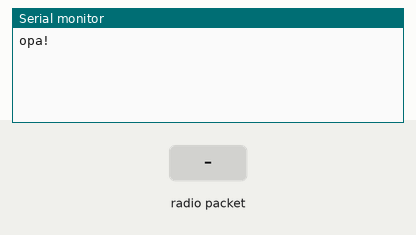
Recording of a sketch running on a simulated Arduino Uno, built with avr-gcc and run on an emulated ATmega328P. Shown: the last lines printed to the serial monitor. Inputs (shaded band) come from the test bench. No radio packets arrive unless stated.

Above: at 1.2 s.
1.3 s: radio packet "1" arrives
At 2.5 s:
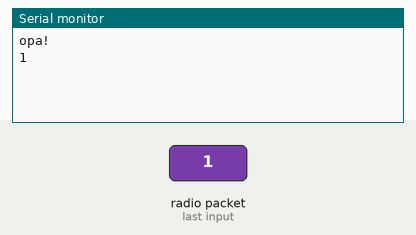
2.8 s: radio packet "0" arrives
At 3.8 s:
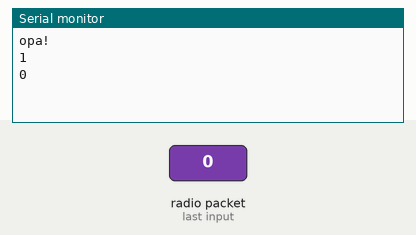
4.3 s: radio packet "2" arrives
At 4.9 s:
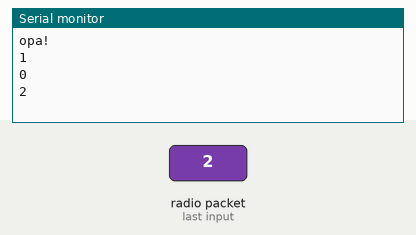

Measured:
- after the input at 1.3 s, the serial monitor: prints a new line at once (image 1)
- after the input at 2.8 s, the serial monitor: prints a new line at once (image 2)
- after the input at 4.3 s, the serial monitor: prints a new line at once (image 3)

The sketch:

receiver-how2mechatronics.ino
```cpp
/*
* Arduino Wireless Communication Tutorial
*       Example 1 - Receiver Code
*
* by Dejan Nedelkovski, www.HowToMechatronics.com
*
* Library: TMRh20/RF24, https://github.com/tmrh20/RF24/
*/

#include <SPI.h>
#include <nRF24L01.h>
#include <RF24.h>

RF24 radio(7, 8); // CE, CSN

const byte address[6] = "00001";

void setup() {
  Serial.begin(9600);
  Serial.println("opa!");
  radio.begin();
  radio.openReadingPipe(0, address);
  radio.setPALevel(RF24_PA_MIN);
  radio.startListening();
}

void loop() {
  if (radio.available()) {
    char text[32] = "";
    radio.read(&text, sizeof(text));
    Serial.println(text);
  }
}
```
